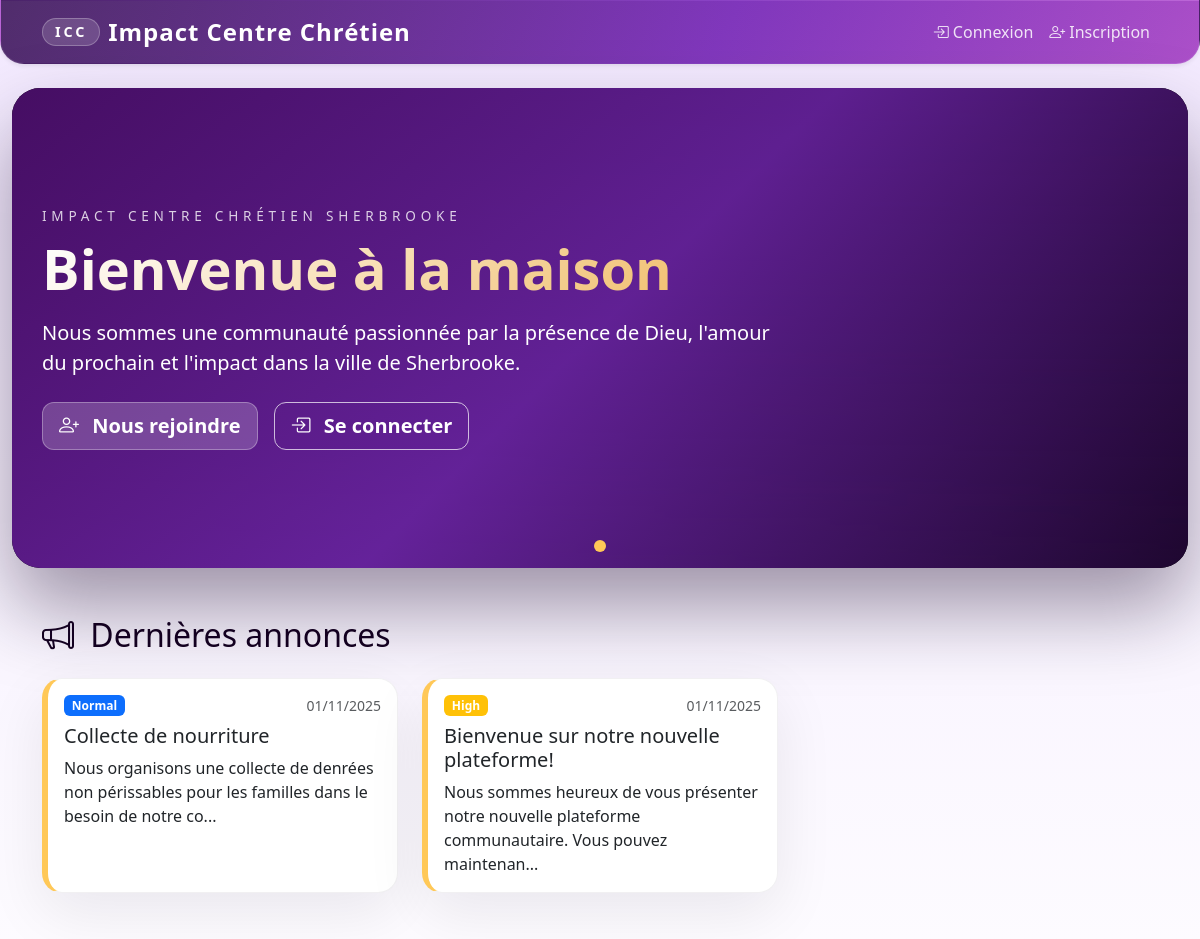
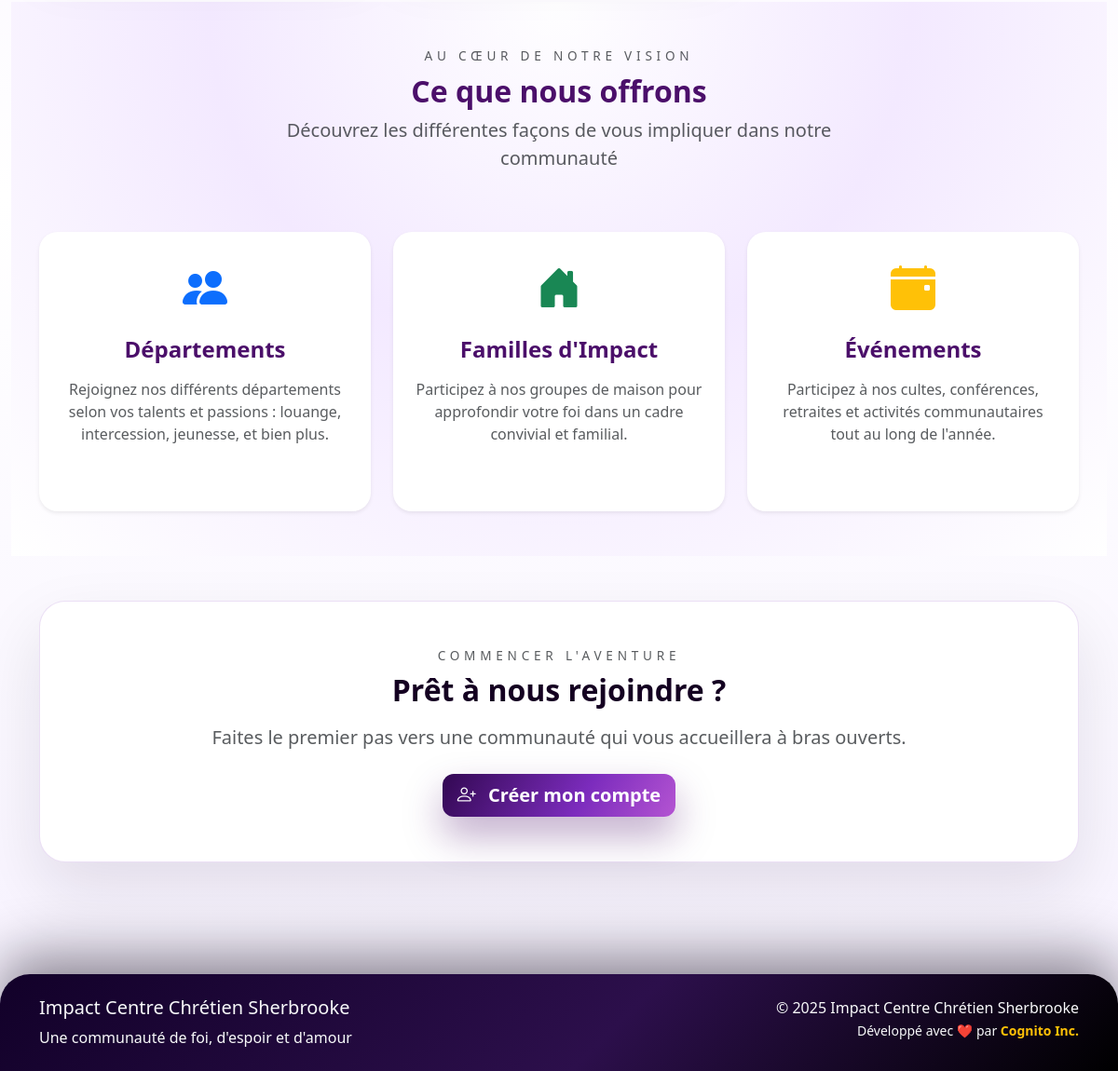
The page / on the database its author committed (2 pictures, top to bottom).
### app/models/announcement.py (models this page shows, shortened)
class Announcement(db.Model):
    __tablename__ = 'announcements'
    id = db.Column(db.Integer, primary_key=True)
    title = db.Column(db.String(200), nullable=False)
    content = db.Column(db.Text, nullable=False)
    announcement_type = db.Column(db.String(50), default='General')  # 'General', 'Department', 'Family'
    priority = db.Column(db.String(20), default='Normal')  # 'Low', 'Normal', 'High', 'Urgent'
    target_department_id = db.Column(db.Integer, db.ForeignKey('departments.id'))
    target_family_id = db.Column(db.Integer, db.ForeignKey('families_impact.id'))
    author_id = db.Column(db.Integer, db.ForeignKey('users.id'), nullable=False)
    publish_date = db.Column(db.DateTime, default=datetime.utcnow)
    expiry_date = db.Column(db.DateTime)
    is_active = db.Column(db.Boolean, default=True)
    is_pinned = db.Column(db.Boolean, default=False)
    created_at = db.Column(db.DateTime, default=datetime.utcnow)
    updated_at = db.Column(db.DateTime, default=datetime.utcnow, onupdate=datetime.utcnow)
    author = db.relationship('User', backref='announcements')
    department = db.relationship('Department', back_populates='announcements')
    family = db.relationship('FamilyImpact', back_populates='announcements')

### app/routes/main.py (the view)
@main_bp.route('/')
def index():
    if current_user.is_authenticated:
        return redirect(url_for('main.dashboard'))
    stats = {
        'members': 0,
        'departments': 0,
        'families': 0,
        'events': 0
    }
    try:
        stats = {
            'members': User.query.filter_by(is_active=True).count(),
            'departments': Department.query.filter_by(is_active=True).count(),
            'families': FamilyImpact.query.filter_by(is_active=True).count(),
            'events': Event.query.filter_by(is_active=True).count()
        }
        public_announcements = Announcement.query.filter_by(
            announcement_type='General',
            is_active=True
        ).order_by(desc(Announcement.created_at)).limit(3).all()
    except:
        public_announcements = []
    return render_template('main/index.html', stats=stats, announcements=public_announcements)

### app/templates/main/index.html (shortened to what this page needs)
{% extends "base.html" %}
{% block content %}
<div id="heroCarousel" class="carousel slide hero-carousel mb-5" data-bs-ride="carousel" data-bs-interval="8000">
    <div class="carousel-indicators">
        <button type="button" data-bs-target="#heroCarousel" data-bs-slide-to="0" class="active" aria-current="true" aria-label="Bienvenue"></button>
    </div>
    <div class="carousel-inner">
        <div class="carousel-item active">
            <div class="hero-carousel-item">
                <img
                    src="{{ url_for('static', filename='images/hero-impact.jpg') }}"
                    class="d-block w-100 hero-carousel-image"
                    alt="Impact Centre Chrétien Sherbrooke">
                <div class="hero-carousel-overlay">
                    <div class="container">
                        <div class="row">
                            <div class="col-lg-8">
                                <p class="hero-eyebrow text-uppercase mb-2" data-aos="fade-up" data-aos-delay="100">
                                    Impact Centre Chrétien Sherbrooke
                                </p>
                                <h1 class="display-4 fw-bold mb-3" data-aos="fade-up" data-aos-delay="200">
                                    Bienvenue à la maison
                                </h1>
                                <p class="lead mb-4" data-aos="fade-up" data-aos-delay="300">
                                    Nous sommes une communauté passionnée par la présence de Dieu,
                                    l'amour du prochain et l'impact dans la ville de Sherbrooke.
                                </p>
                                <div class="d-flex flex-wrap gap-3" data-aos="fade-up" data-aos-delay="400">
                                    <a href="{{ url_for('auth.register') }}" class="btn btn-brand-light btn-lg">
                                        <i class="bi bi-person-plus me-2"></i>
                                        Nous rejoindre
                                    </a>
                                    <a href="{{ url_for('auth.login') }}" class="btn btn-outline-brand btn-lg">
                                        <i class="bi bi-box-arrow-in-right me-2"></i>
                                        Se connecter
                                    </a>
                                </div>
                            </div>
                        </div>
                    </div>
                </div>
            </div>
        </div>
    </div>
</div>
{% if announcements %}
<div class="container mb-5">
    <div class="row">
        <div class="col-12">
            <h2 class="mb-4">
                <i class="bi bi-megaphone me-2"></i>
                Dernières annonces
            </h2>
            <div class="row g-4">
                {% for announcement in announcements %}
                <div class="col-md-4">
                    <div class="card h-100 announcement-card priority-{{ announcement.priority.lower() }}">
                        <div class="card-body">
                            <div class="d-flex justify-content-between align-items-start mb-2">
                                <span class="badge bg-{{ 'danger' if announcement.priority == 'Urgent' else 'warning' if announcement.priority == 'High' else 'primary' }}">
                                    {{ announcement.priority }}
                                </span>
                                <small class="text-muted">{{ announcement.created_at.strftime('%d/%m/%Y') }}</small>
                            </div>
                            <h5 class="card-title">{{ announcement.title }}</h5>
                            <p class="card-text">{{ announcement.content[:100] }}{% if announcement.content|length > 100 %}...{% endif %}</p>
                        </div>
                    </div>
                </div>
                {% endfor %}
            </div>
        </div>
    </div>
</div>
{% endif %}
<div class="section-soft py-5">
    <div class="container">
        <div class="row">
            <div class="col-12 text-center mb-5">
                <p class="hero-eyebrow text-uppercase text-muted mb-2">Au cœur de notre vision</p>
                <h2 class="fw-bold section-title mb-2">Ce que nous offrons</h2>
                <p class="lead text-muted section-subtitle mb-3">Découvrez les différentes façons de vous impliquer dans notre communauté</p>
            </div>
        </div>
        <div class="row g-4">
            <div class="col-md-4">
                <div class="feature-card-wrapper" data-aos="fade-up" data-aos-delay="100">
                    <a href="{{ url_for('departments.list') }}" class="feature-link text-decoration-none">
                        <div class="card h-100 border-0 feature-card shadow-sm">
                            <div class="card-body text-center p-4">
                                <div class="feature-icon-wrapper mb-3">
                                    <i class="bi bi-people-fill feature-icon text-primary"></i>
                                </div>
                                <h4 class="feature-title mb-3">Départements</h4>
                                <p class="text-muted mb-3">
                                    Rejoignez nos différents départements selon vos talents et passions :
                                    louange, intercession, jeunesse, et bien plus.
                                </p>
                            </div>
                        </div>
                    </a>
                </div>
            </div>
            <div class="col-md-4">
                <div class="feature-card-wrapper" data-aos="fade-up" data-aos-delay="200">
                    <a href="{{ url_for('families.list') }}" class="feature-link text-decoration-none">
                        <div class="card h-100 border-0 feature-card shadow-sm">
                            <div class="card-body text-center p-4">
                                <div class="feature-icon-wrapper mb-3">
                                    <i class="bi bi-house-door-fill feature-icon text-success"></i>
                                </div>
                                <h4 class="feature-title mb-3">Familles d'Impact</h4>
                                <p class="text-muted mb-3">
                                    Participez à nos groupes de maison pour approfondir votre foi
                                    dans un cadre convivial et familial.
                                </p>
                            </div>
                        </div>
                    </a>
                </div>
            </div>
            <div class="col-md-4">
                <div class="feature-card-wrapper" data-aos="fade-up" data-aos-delay="300">
                    <a href="{{ url_for('events.list') }}" class="feature-link text-decoration-none">
                        <div class="card h-100 border-0 feature-card shadow-sm">
                            <div class="card-body text-center p-4">
                                <div class="feature-icon-wrapper mb-3">
                                    <i class="bi bi-calendar-event-fill feature-icon text-warning"></i>
                                </div>
                                <h4 class="feature-title mb-3">Événements</h4>
                                <p class="text-muted mb-3">
                                    Participez à nos cultes, conférences, retraites et activités
                                    communautaires tout au long de l'année.
                                </p>
                            </div>
                        </div>
                    </a>
                </div>
            </div>
        </div>
    </div>
</div>
<div class="container py-5">
    <div class="callout-panel text-center">
        <p class="hero-eyebrow text-uppercase text-muted mb-2">Commencer l'aventure</p>
        <h2 class="fw-bold mb-3">Prêt à nous rejoindre ?</h2>
        <p class="lead text-muted mb-4">
            Faites le premier pas vers une communauté qui vous accueillera à bras ouverts.
        </p>
        <a href="{{ url_for('auth.register') }}" class="btn btn-brand-gradient btn-lg">
            <i class="bi bi-person-plus me-2"></i>
            Créer mon compte
        </a>
    </div>
</div>
{% endblock %}

### app/static/css/style.css (style rules this page uses)
:root { --primary-color: #4b0f6a; --secondary-color: #7c2cbd; --success-color: #00c2c7; --warning-color: #ffc857; --danger-color: #ff5f7e; --info-color: #8ad8ff; --light-color: #f7efff; --dark-color: #140021; --brand-gradient: linear-gradient(120deg, #320852, #7c2cbd 60%, #b454d2); --brand-gold: #ffc857; --brand-teal: #00c2c7; --brand-berry: #ff5f7e; --brand-midnight: #080010; --brand-soft: #f3e9ff; --glass-border: rgba(255, 255, 255, 0.35); --surface-shadow: 0 25px 60px rgba(26, 9, 45, 0.15); --bs-primary: var(--primary-color); --bs-secondary: var(--secondary-color); --bs-success: var(--success-color); --bs-info: var(--info-color); --bs-warning: var(--warning-color); --bs-danger: var(--danger-color); --bs-light: var(--light-color); --bs-dark: var(--dark-color); }
body { font-family: 'Segoe UI', Tahoma, Geneva, Verdana, sans-serif; background: linear-gradient(180deg, var(--brand-soft) 0%, #ffffff 55%, #f7f2ff 100%); color: var(--dark-color); min-height: 100vh; }
.btn { border-radius: 0.75rem; font-weight: 600; }
.btn-brand-light { background: rgba(255, 255, 255, 0.2); color: #fff; border: 1px solid rgba(255, 255, 255, 0.3); }
.btn-outline-brand { color: #fff; border: 1px solid rgba(255, 255, 255, 0.7); }
.btn-brand-gradient { background: var(--brand-gradient); border: none; color: #fff; box-shadow: 0 20px 40px rgba(75, 15, 106, 0.35); }
.hero-carousel { border-radius: 1.75rem; overflow: hidden; box-shadow: 0 40px 80px rgba(20, 0, 35, 0.4); background: #000; }
.hero-carousel-item { position: relative; }
.hero-carousel-image { height: clamp(420px, 60vh, 680px); object-fit: cover; width: 100%; filter: brightness(0.52) saturate(1.2); }
.hero-carousel-overlay { position: absolute; inset: 0; background: linear-gradient(110deg, rgba(10, 2, 25, 0.85), rgba(28, 8, 60, 0.55) 55%, rgba(0, 0, 0, 0)); color: #fff; display: flex; align-items: center; }
.hero-eyebrow { letter-spacing: 0.35em; font-size: 0.85rem; color: rgba(255, 255, 255, 0.8); }
.hero-carousel .carousel-indicators [data-bs-target] { width: 12px; height: 12px; border-radius: 50%; border-top: 0; border-bottom: 0; background-color: rgba(255, 255, 255, 0.55); opacity: 0.5; }
.hero-carousel .carousel-indicators .active { opacity: 1; background-color: var(--brand-gold); }
.card { border: 1px solid rgba(20, 0, 33, 0.06); border-radius: 1.25rem; box-shadow: 0 20px 50px rgba(15, 6, 26, 0.08); transition: transform 0.2s ease, box-shadow 0.2s ease; background-color: #fff; }
.feature-card { background: #fff; border: 1px solid rgba(124, 44, 189, 0.15); box-shadow: 0 20px 60px rgba(26, 4, 45, 0.08); }
.feature-link { text-decoration: none; color: inherit; display: block; height: 100%; }
.section-soft { background: radial-gradient(circle at top, rgba(255, 255, 255, 0.8), var(--brand-soft) 45%, #fff); }
.section-title { color: var(--primary-color); }
.section-subtitle { max-width: 680px; margin: 0 auto; }
.callout-panel { background: #fff; border-radius: 1.75rem; padding: 3rem 4rem; border: 1px solid rgba(124, 44, 189, 0.15); box-shadow: 0 30px 70px rgba(20, 0, 33, 0.1); }
.announcement-card { border-left: 6px solid var(--brand-gold); background: #fff; border-radius: 1.25rem; box-shadow: 0 20px 60px rgba(18, 0, 30, 0.08); }
.announcement-card.priority-high { border-left-color: var(--warning-color); }
.feature-card-wrapper { transition: transform 0.3s ease, opacity 0.3s ease; }
.feature-card { transition: all 0.3s ease; border: 1px solid rgba(124, 44, 189, 0.1); }
.feature-icon { font-size: 3rem; transition: transform 0.3s ease; }
.feature-title { color: var(--primary-color); font-weight: 700; }
.hero-carousel-overlay { background: linear-gradient(135deg, rgba(75, 15, 106, 0.9) 0%, rgba(124, 44, 189, 0.7) 50%, rgba(0, 0, 0, 0.3) 100%); }
.display-4 { font-weight: 800; background: linear-gradient(135deg, #fff 0%, rgba(255, 200, 87, 0.9) 100%); -webkit-background-clip: text; -webkit-text-fill-color: transparent; background-clip: text; }
.feature-card-wrapper[data-aos="fade-up"] { animation: fadeInUp 0.6s ease forwards; }
.btn-brand-gradient { animation: pulse 2s infinite; }

### rows shown on the page
Announcement: priority "Normal", created_at "01/11/2025", title "Collecte de nourriture", content "Nous organisons une collecte de denrées non périssables pour les familles dans le besoin de notre co"
Announcement: priority "High", created_at "01/11/2025", title "Bienvenue sur notre nouvelle plateforme!", content "Nous sommes heureux de vous présenter notre nouvelle plateforme communautaire. Vous pouvez maintenan"

### other values the page prints
{{ current_year() }} "2025"
